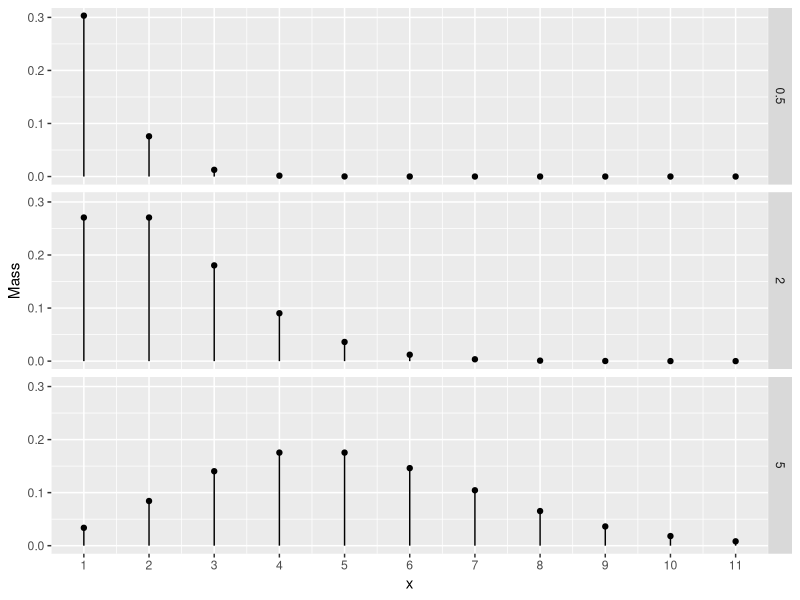

Write the R code that produced this figure.
## ---- chunk 1
library(tidyverse)
library(patchwork)
x <- seq(0:10)
lamdas <- c(.5, 2, 5)

d1 <- expand_grid(lamdas, x) %>% 
  mutate(Mass = dpois(x = x, lambda = lamdas))


ggplot(d1, aes(x, Mass))+
  geom_point() + 
  geom_segment(aes(x=x, xend=x, y=0, yend=Mass))+
  facet_grid(rows = vars(lamdas))+
  scale_x_continuous(breaks = x)

